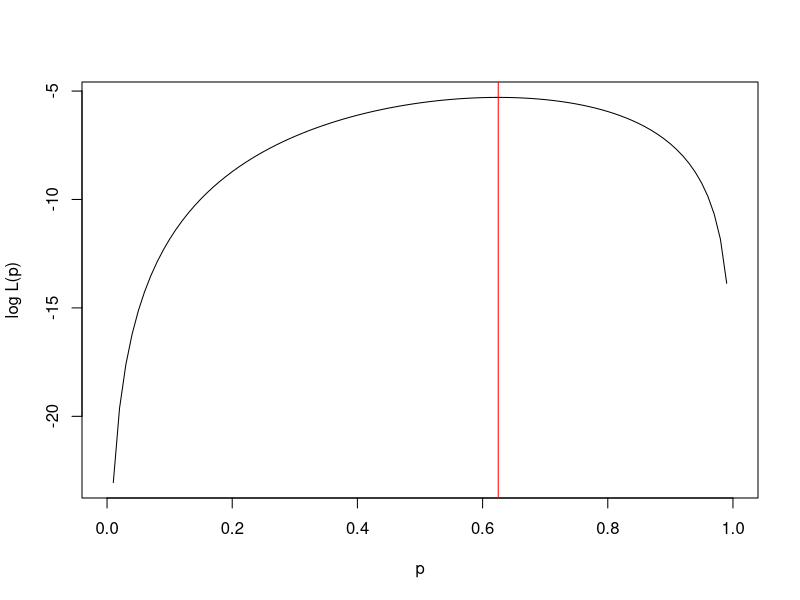
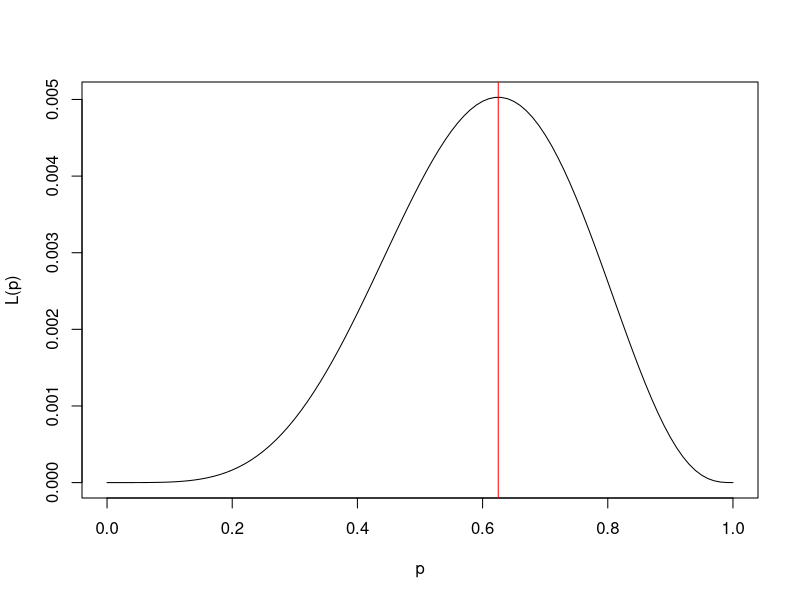
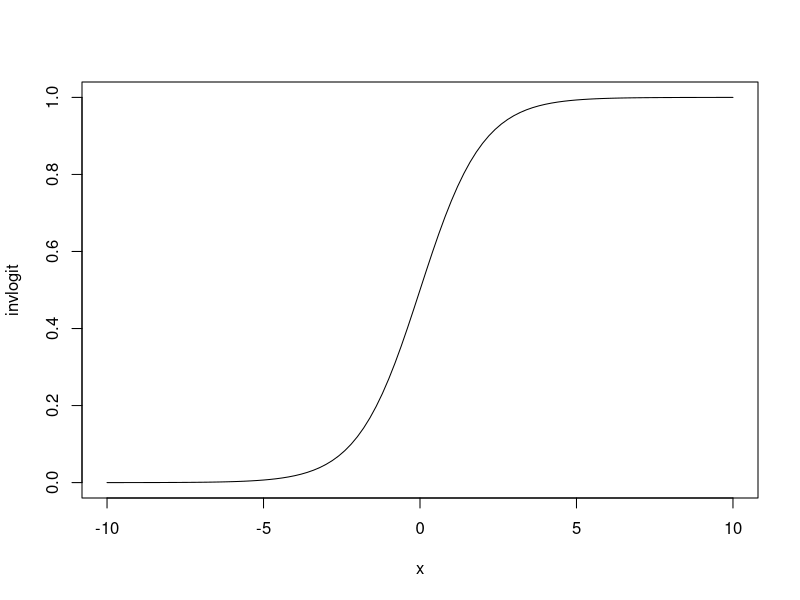
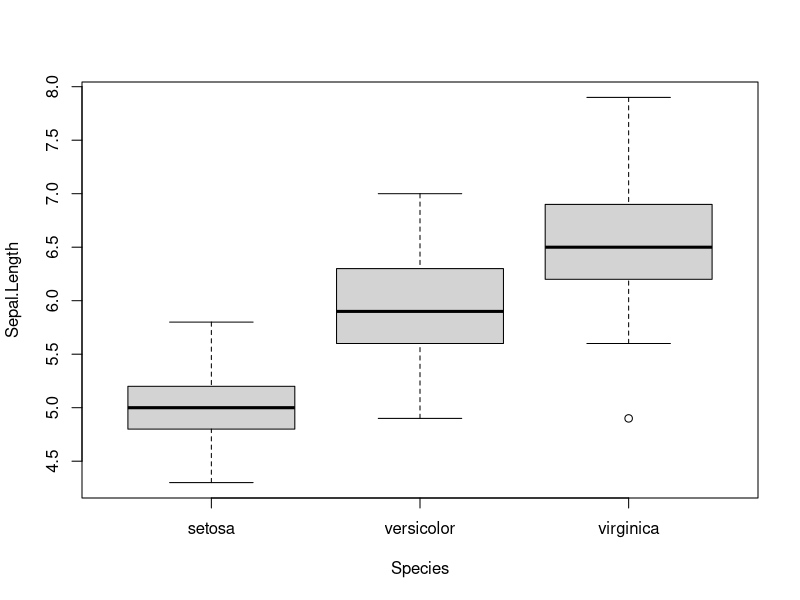
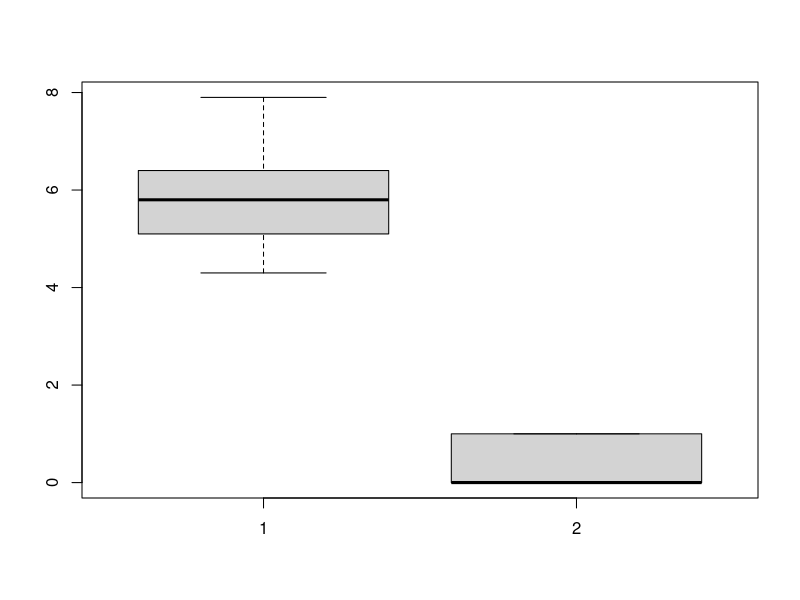

Reproduce these figures in R, in order. (Note: this script raises an error after producing the figures.)
library(nloptr)

# Muestra de tamaño n = 8
set.seed(12092020)
sample(27, 8)
# c(7L, 5L, 19L, 4L, 13L, 25L, 24L, 23L)

y <- c(1,1, 1, 0, 0, 0, 1, 1 )

suma_y <- sum(y)
n <- length(y)

logLP <- function(p) {
  log(p) * suma_y + log(1-p) * (n-suma_y)   
}  


LP <- function(p) {
  exp(log(p) * suma_y + log(1-p) * (n-suma_y))   
}  
  
plot(logLP, xlab = "p", ylab = "log L(p)")  
abline(v = 5/8, col = "red")

exp(logLP(0.1))
exp(logLP(0.5))
exp(logLP(5/8))

plot(LP, xlab = "p", ylab = "L(p)")  
abline(v = 5/8, col = "red")


# Metodos numéricos (minimizar el - logL(p))


MenoslogLP <- function(p) {
  -(log(p) * suma_y + log(1-p) * (n-suma_y))   
}  

opts = list("algorithm" = "NLOPT_LN_BOBYQA", "xtol_rel" = 1.0e-16,
            "maxeval" = 10000)

solucion <- nloptr(x0 = 0.9, eval_f = MenoslogLP, lb = 1.0e-16, ub = 1 - 1.0e-16,
                   eval_grad_f = NULL, opts = opts)
solucion




MenosLP <- function(p) {
  -(exp((log(p) * suma_y + log(1-p) * (n-suma_y))))   
}  

opts = list("algorithm" = "NLOPT_LN_BOBYQA", "xtol_rel" = 1.0e-16,
            "maxeval" = 10000)

solucion <- nloptr(x0 = 0.9, eval_f = MenosLP, lb = 1.0e-16, ub = 1 - 1.0e-16,
                   eval_grad_f = NULL, opts = opts)
solucion



############################## regresión logística ####################
#c(7L, 5L, 19L, 4L, 13L, 25L, 24L, 23L)

y_i <- c(1,1, 1, 0, 0, 0, 1, 1 ) # tomo el ultimo año
x_i <- c(39, 30, 31, 26, 32, 31, 29, 50) # edad 
x_i <- (x_i - mean(x_i)) / sd(x_i)

# invlogit <- function(x){
#   exp(x) / (1+exp(x))
# }

invlogit <- function(x){
1 / (1 + exp(-x))  
}

invlogit(0.8)

plot(invlogit, xlim = c(-10, 10))

MenoslogL_p <- function(betas){
p_i <- invlogit(betas[1] + betas[2]*x_i)  
res <- sum(y_i * log(p_i)) + sum((1 - y_i) * log(1 - p_i))   
-res    # El algoritmo minimiza, entonces que minimice el -log L(p)
}

MenoslogL_p(c(0,1))

opts = list("algorithm" = "NLOPT_LN_BOBYQA", "xtol_rel" = 1.0e-16,
            "maxeval" = 10000)

# xo_ el valor inicial para beta_0 y beta_1
sol <- nloptr(x0 = c(0, 1), eval_f = MenoslogL_p,
                   eval_grad_f = NULL, opts = opts)
sol

modelo <- glm(factor(y_i) ~ x_i, family = "binomial")
summary(modelo)
c(0.9872009, 1.9385) # Es el valor que maximiza la función de máxima verosimilitud
MenoslogL_p(c(0.9872009, 1.9385)) 
MenoslogL_p(c(1.6, 2.9385))

 
#Si es multivariado x_0: x_0 <- c(varlInic_bo, valinicial_b1, ...vali_inicial_bp)


# Ejercicio con iris
data(iris)
boxplot(Sepal.Length ~ Species,data = iris)

iris$yi <-  ifelse(iris$Species == "setosa", 1, 0)
iris$xi <- iris$Sepal.Length
boxplot(iris$xi, iris$yi)


modelo <- glm(factor(yi) ~ xi, data = iris, family = "binomial")
summary(modelo)

# Calcular para los 150 espacies, ¿Cuás es la probabilidad de ser de la especie setosa?
iris$prob <-  invlogit(27.8285 -5.1757 * xi) 

# Si una flor tiene una longitud del sepalo de 4.5
invlogit(27.8285 -5.1757 * 4.5) 

# Si una flor tiene una longitud del sepalo de 6
invlogit(27.8285 -5.1757 * 6) 

exp( -5.1757 * 0.1)


# Van a seleccionar el training y test
set.seed(12092020)
indica_mue <- sample(150, round(0.7 * 150))

data(iris)
iris$yi <-  ifelse(iris$Species == "setosa", 1, 0)

training <- iris[indica_mue,]
test <- iris[-indica_mue,]

mod_logSepal <- glm(yi~Sepal.Length, data = training, family = "binomial")
summary(mod_logSepal)
# Valido en la muestra test

invlogit <- function(x){
  1 / (1 + exp(-x))  
}

test$probs <- invlogit(mod_logSepal$coefficients[1] + mod_logSepal$coefficients[2] * test$Sepal.Length) 

# Punto corte SI las probs >0.5 voy a clasificar a la flor en que es de setosa
test$yhat <- ifelse(test$probs >= 0.5, 1, 0)
table(test$yi, test$yhat)
accuracy_test <- (30 + 12) / (30 + 3 + 0 + 12)

mc_test <- table(test$yi, test$yhat)

accuracy_test <- sum(diag(mc_test)) / sum(mc_test)
accuracy_test

# Ejercicio hacer cuatro modelos logisticos, en donde calculen el acrruacy en la muestra test para cad
# regresión logistica simple (solo metar una única variable continua en cuada uno de lso 4 modelos)
# Calcular la métrica accuracy para lso cuatro modelos y escoger el mejor